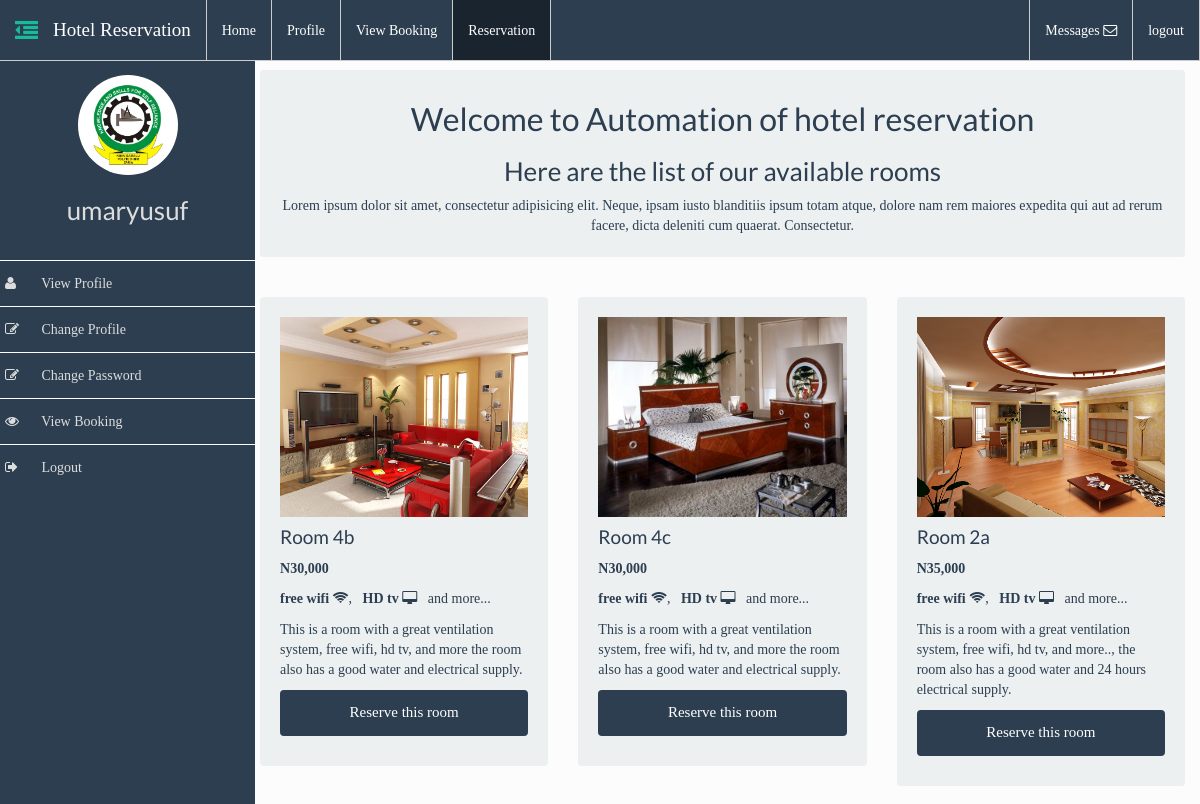
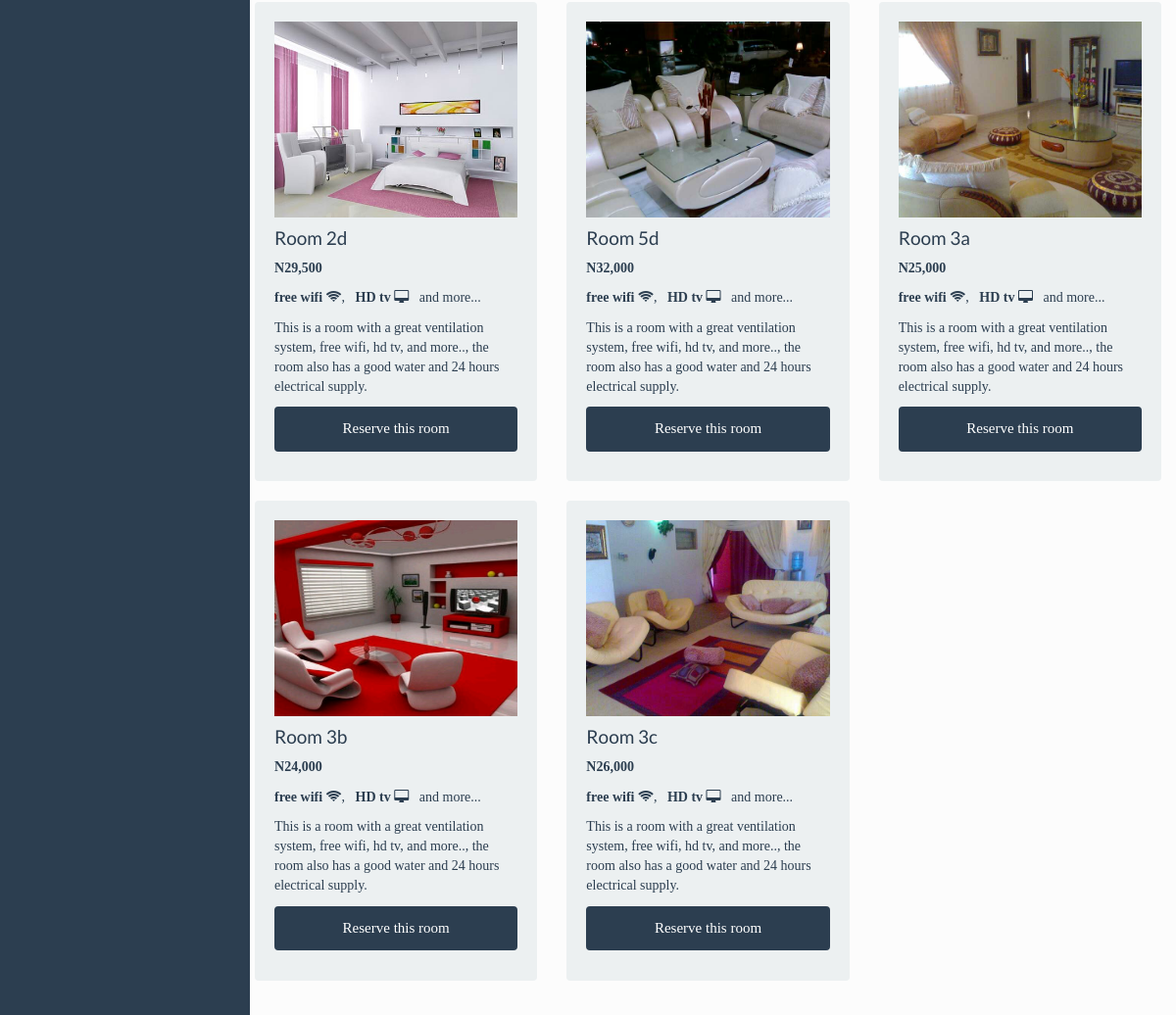
Page /dashboard.php?action=reservation (signed in) on the committed database (2 pictures, top to bottom).
### tables this page shows
CREATE TABLE `users` (
  `id` int(11) NOT NULL,
  `firstname` varchar(50) NOT NULL,
  `lastname` varchar(50) NOT NULL,
  `username` varchar(50) NOT NULL,
  `password` varchar(50) NOT NULL,
  `phone` text NOT NULL,
  `email` varchar(50) NOT NULL,
  `gender` text NOT NULL,
  `city` varchar(30) NOT NULL,
  `country` varchar(30) NOT NULL,
  `state` varchar(30) NOT NULL,
  `picture` varchar(50) NOT NULL DEFAULT 'user.jpg'
);

CREATE TABLE `rooms` (
  `room_id` int(11) NOT NULL,
  `room_image` varchar(100) NOT NULL,
  `room_name` varchar(50) NOT NULL,
  `room_price` varchar(20) NOT NULL,
  `room_description` varchar(200) NOT NULL,
  `booked` int(11) NOT NULL DEFAULT '0'
);

### includes/reservation.php (the view, shortened to what this page needs)
<div class="row">
    <div class="col-md-12">
      <div class="well well-sm">
        <header class="text-center">
          <h2>Welcome to Automation of hotel reservation</h2>
          <h3>Here are the list of our available rooms</h3>
          <p>Lorem ipsum dolor sit amet, consectetur adipisicing elit. Neque, ipsam iusto blanditiis ipsum totam atque, dolore nam rem maiores expedita qui aut ad rerum facere, dicta deleniti cum quaerat. Consectetur.</p>
        </header>
      </div>
    </div>
</div>
<br>
<div class="row">
<?php
$q = "SELECT * FROM `rooms` WHERE `booked`='0'";
$rq = mysqli_query($dbc, $q);
while ($row = mysqli_fetch_array($rq)) {
  $room_image = $row['room_image'];
  $room_name = $row['room_name'];
  $room_price = $row['room_price'];
  $room_description = $row['room_description'];
?>
  <div class="col-md-4">
    <div class="well">
      <img class="img img-responsive" src="./admin/img/<?php echo $room_image; ?>" alt=" hotel room image" style="max-width: 100%;width:100%;height: 200px">
      <div>
        <h4 class="room-title"><?php echo ucfirst($room_name); ?></h4>
        <p class="room-price"><strong><span class="naira">N</span><?php echo $room_price; ?></strong></p>
        <p>
          <strong>free wifi</strong>
          <span class="fa fa-wifi"></span>, &nbsp;
          <strong>HD tv</strong>
          <span class="fa fa-desktop"></span> &nbsp; and more...
        </p>
        <p><?php echo $room_description; ?></p>
        <div class="row">
          <div class="col-xs-12">
            <form action="dashboard.php?action=reservation" method="post">
              <button type="submit" class="btn btn-primary btn-block" name="reserve">Reserve this room</button>
            </form>
          </div>
        </div>
      </div>
    </div>
  </div>
<?php
 }
?>
</div>

### dashboard.php (shortened to what this page needs)
<?php
if(!$_SESSION['user']){
    $message = "You are not authorized to view this page until you logged in";
    header("location: login.php");
}else {
require_once 'connect.php';
$username = $_SESSION['user'];
$query = "SELECT * FROM `users` WHERE `username`='$username'";
$result = mysqli_query($dbc, $query);
if(mysqli_num_rows($result) > 0) {
    while($data = mysqli_fetch_assoc($result)){
?>
<!DOCTYPE html>
<html lang="en">
<head>
    <link rel="stylesheet" href="assets/css/bootstrap.min.css">
    <link rel="stylesheet" href="assets/css/styles.css">
    <link rel="stylesheet" href="assets/css/sidebar.css">
    <link rel="stylesheet" href="assets/font-awesome/css/font-awesome.min.css">
</head>
<body>
	<nav class="navbar  navbar-default navbar-fixed-top" >
        <div class="container-fluid">
            <div class="navbar-header">
                <a class="navbar-brand fa fa-outdent" id="menu-toggle"></a>
                <a class="navbar-brand" href="dashboard.php">Hotel Reservation</a>
            </div>
            <div class="collapse navbar-collapse" id="myNavbar">
                <ul class="nav navbar-nav">
                  <li class="<?php echo !$_GET['action'] ? 'active' : '' ?>"><a href="dashboard.php">Home</a></li>
                  <li class="<?php echo $_GET['action'] == 'view_profile' ? 'active' : '' ?>"><a href="dashboard.php?action=view_profile">Profile</a></li>
                  <li class="<?php echo $_GET['action'] == 'view_booking' ? 'active' : '' ?>"><a href="dashboard.php?action=view_booking">View Booking</a></li>
                  <li class="<?php echo $_GET['action'] == 'reservation' ? 'active' : '' ?>"><a href="dashboard.php?action=reservation">Reservation</a></li>
                </ul>
                <ul class="nav navbar-nav navbar-right">
                    <li><a href="messages.php">Messages <i class="fa fa-envelope-o"></i></a></li>
                	<li><a href="logout.php">logout</a></li>
                </ul>
            </div>
        </div>
	</nav>
    <main id="wrapper" class="menuDisplayed">
        <div id="sidebar-wrapper">
            <div class="sidebar-header">
                <div class="row">
                    <div class="col-xs-12 profile-photo">
                        <img src="assets/img/profiles/<?php echo $data['picture']; ?>" class="img img-circle center" alt="<?php echo $firstname.' '.$lastname; ?>" width="100" height="100" />
                    </div>
                    <div class="col-xs-12 profile-info">
                        <h3 style="color: #ddd;" class="text-center"><?php echo $_SESSION['user']; ?></h3>
                    </div>
                </div>
            </div>
            <ul id="sidebar-nav" >
                <li><a href="dashboard.php?action=view_profile"><i class="icons fa fa-user fa-fw"></i> View Profile</a></li>
                <li><a href="dashboard.php?action=change_profile"><i class="icons fa fa-edit fa-fw"></i> Change Profile</a></li>
                <li><a href="dashboard.php?action=change_password"><i class="icons fa fa-edit fa-fw"></i> Change Password</a></li>
                <li><a href="dashboard.php?action=view_booking"><i class="icons fa fa-eye fa-fw"></i> View Booking</a></li>
                <li><a href="logout.php"><i class="icons fa fa-sign-out fa-fw"></i> Logout</a></li>
            </ul>
        </div>
        <section id="page-content-wrapper">
            <div class="container-fliud">
                <?php
                if (isset($_GET["action"])) {
                   switch ($_GET['action']) {
                      case 'reservation':
                        require_once 'includes/reservation.php';
                        break;
                    }
                }else{
                    require_once 'includes/dashboard.php';
                }
            ?>
          </div>
        </section>
    </main>
</body>
</html>
<?php } } } ?>

### assets/css/styles.css (style rules this page uses)
* { -webkit-box-sizing: border-box; box-sizing: border-box; }
body { font-family: ubuntu; font-size: 140%; -webkit-box-sizing: border-box; box-sizing: border-box; background-color: #fcfcfc; padding-top: 65px; }
nav.navbar { border-radius: 0px; }
.navbar-brand { font-family: lobster; }
img { max-width: 100%; }
.center { display: block; margin: 0 auto !important; }
.profile-photo { margin: 0 auto; }

### assets/css/sidebar.css (style rules this page uses)
* { box-sizing: border-box; -webkit-box-sizing: border-box; -moz-box-sizing: border-box; }
body { padding-top: 55px; }
#sidebar-wrapper { z-index: 1; position: fixed; width: 0; height: 100%; overflow-y: scroll; background: #2c3e50; }
#page-content-wrapper { width: 100%; position: absolute; padding: 15px; }
#wrapper.menuDisplayed #sidebar-wrapper { width: 255px; overflow-y: scroll; }
#wrapper.menuDisplayed #page-content-wrapper { padding-left: 260px; }
#sidebar-nav { padding: 0; list-style: none; margin: 20px 0 40px; }
#sidebar-nav li { text-indent: 20px; line-height: 45px; }
#sidebar-nav li a { display: block; text-decoration: none; color: #ddd; border-top: 1px solid #fcfcfc; }
#menu-toggle { font-size: 23px; }
.sidebar-header { padding:20px 0 5px; }
.icons { position: relative; left: -35px; }
.profile-photo > img { margin-left: 5px; }
nav.navbar { border-bottom: 1px solid #ccc; margin: 0; }
nav ul li { border-right: 1px solid #ccc; }
nav ul li:first-child { border-left: 1px solid #ccc; }

### rows in the picture
users: picture (picture)
rooms: room_image (picture), room_name "Room 4b", room_price "30,000", room_description "This is a room with a great ventilation system, free wifi, hd tv, and more the room also has a good water and electrical supply."
rooms: room_image (picture), room_name "Room 4c", room_price "30,000", room_description "This is a room with a great ventilation system, free wifi, hd tv, and more the room also has a good water and electrical supply."
rooms: room_image (picture), room_name "Room 2a", room_price "35,000", room_description "This is a room with a great ventilation system, free wifi, hd tv, and more.., the room also has a good water and 24 hours electrical supply."
rooms: room_image (picture), room_name "Room 2d", room_price "29,500", room_description "This is a room with a great ventilation system, free wifi, hd tv, and more.., the room also has a good water and 24 hours electrical supply."
rooms: room_image (picture), room_name "Room 5d", room_price "32,000", room_description "This is a room with a great ventilation system, free wifi, hd tv, and more.., the room also has a good water and 24 hours electrical supply."
rooms: room_image (picture), room_name "Room 3a", room_price "25,000", room_description "This is a room with a great ventilation system, free wifi, hd tv, and more.., the room also has a good water and 24 hours electrical supply."
rooms: room_image (picture), room_name "Room 3b", room_price "24,000", room_description "This is a room with a great ventilation system, free wifi, hd tv, and more.., the room also has a good water and 24 hours electrical supply."
rooms: room_image (picture), room_name "Room 3c", room_price "26,000", room_description "This is a room with a great ventilation system, free wifi, hd tv, and more.., the room also has a good water and 24 hours electrical supply."
